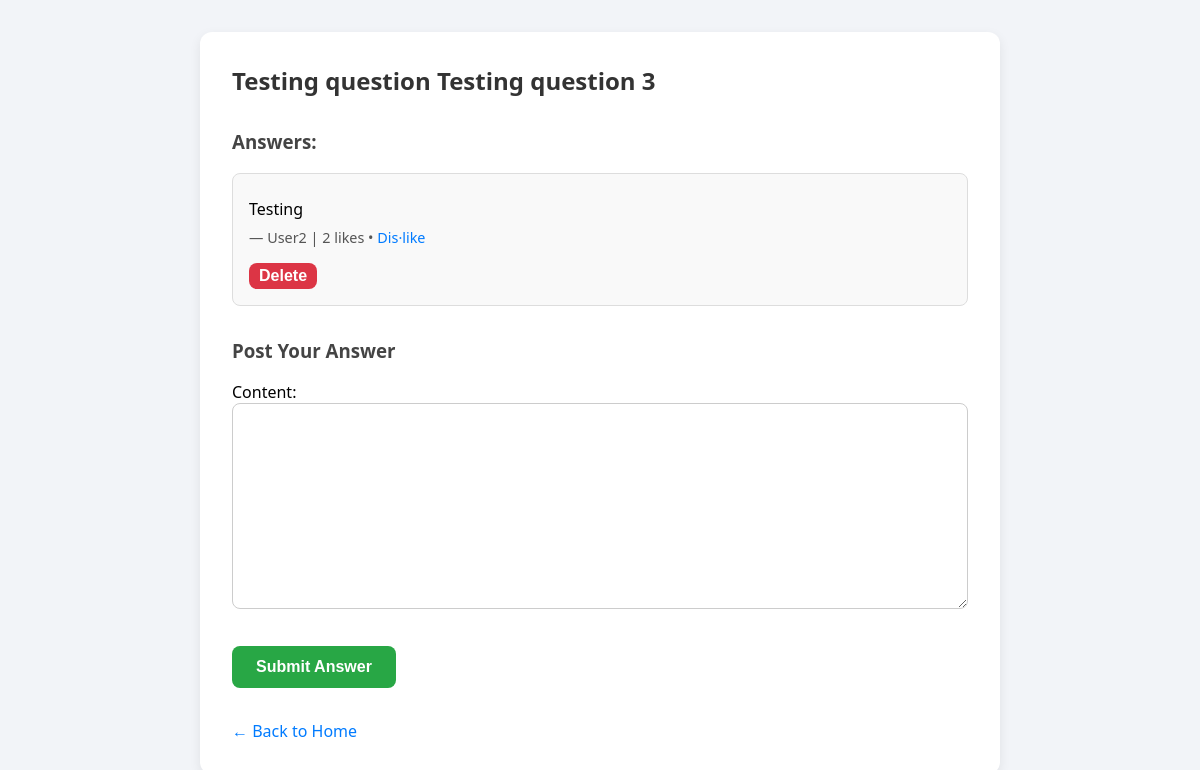
Page /question/7/ (signed in) on the committed database.
### core/models.py (models this page shows)
class Question(models.Model):
    user = models.ForeignKey(User, on_delete=models.CASCADE)
    content = models.TextField()
    created_at = models.DateTimeField(auto_now_add=True)

class Answer(models.Model):
    user = models.ForeignKey(User, on_delete=models.CASCADE)
    question = models.ForeignKey(Question, on_delete=models.CASCADE)
    content = models.TextField()
    created_at = models.DateTimeField(auto_now_add=True)
    likes = models.PositiveIntegerField(default=0)

### core/views.py (the view)
# urls.py: path('question/<int:question_id>/', views.question_detail, name='question_detail'),
@login_required
def question_detail(request, question_id):
    question = Question.objects.get(id=question_id)
    answers = Answer.objects.filter(question=question).order_by('-created_at')
    answers = get_serialized_answers(request, answers)
    if request.method == 'POST':
        form = AnswerForm(request.POST)
        if form.is_valid():
            answer = form.save(commit=False)
            answer.user = request.user
            answer.question = question
            answer.save()
            return redirect('question_detail', question_id=question_id)
    else:
        form = AnswerForm()
    return render(request, 'question_detail.html', {'question': question, 'answers': answers, 'form': form, 'current_user': request.user})

### core/forms.py
class AnswerForm(forms.ModelForm):
    class Meta:
        model = Answer
        fields = ['content']

### core/serializer.py (called while the page is built)
def get_serialized_answers(request, answers):
    serialized_answers = []
    user = request.user
    for answer in answers:
        liked = False
        if user.is_authenticated:
            liked = LikedAnswer.objects.filter(user=user, answer=answer).exists()
        serialized_answers.append({
            'id': answer.id,
            'user': answer.user.username,
            'question': answer.question.id,
            'content': answer.content,
            'created_at': answer.created_at.isoformat(),
            'likes': answer.likes,
            'liked_status': liked
        })
    return serialized_answers

### core/templates/question_detail.html (shortened to what this page needs)
<!DOCTYPE html>
<html lang="en">
  <head>
  </head>
  <body>
    <div class="container">
      <h2>{{ question.content }}</h2>
      <h3>Answers:</h3>
      {% for a in answers %}
      <div class="answer">
        <p>{{ a.content }}</p>
        <div style="justify-content: space-between">
          <div class="answer-meta">
            — {{ a.user }} | {{ a.likes }} likes •
            <a href="/like/{{ a.id }}/" class="like-link"
              >{% if a.liked_status %} Dis·like {% else %} like {% endif %}</a
            >
          </div>
          {% if a.user == current_user.username %}
            <form action="{% url 'delete_answer' a.id %}" method="post" onsubmit="return confirm('Are you sure you want to delete this question?');">
                <button class="btn btn-danger" type="submit" style="padding: 4px 10px;">Delete</button>
            </form>
          {% endif %}
        </div>
      </div>
      {% empty %}
      <p>No answers yet. Be the first to answer!</p>
      {% endfor %}
      <h3>Post Your Answer</h3>
      <form method="post">
        {% csrf_token %} {{ form.as_p }}
        <button type="submit">Submit Answer</button>
      </form>
      <a href="/" class="back-link">← Back to Home</a>
    </div>
  </body>
</html>

### core/templates/question_detail.html (style rules this page uses)
* { box-sizing: border-box; }
.btn { background-color: #007bff; color: white; padding: 0.75rem; border: none; border-radius: 8px; cursor: pointer; font-size: 1rem; transition: background-color 0.3s ease; }
.btn-danger { background-color: #dc3545; }
body { margin: 0; font-family: "Segoe UI", Tahoma, Geneva, Verdana, sans-serif; background: #f2f4f8; padding: 2rem; }
.container { max-width: 800px; margin: 0 auto; background: white; padding: 2rem; border-radius: 12px; box-shadow: 0 4px 12px rgba(0, 0, 0, 0.08); }
h2 { margin-top: 0; color: #333; }
h3 { margin-top: 2rem; color: #444; }
.answer { padding: 1rem; background-color: #f9f9f9; border: 1px solid #ddd; border-radius: 8px; margin-bottom: 1rem; }
.answer p { margin: 0.5rem 0; }
.answer-meta { font-size: 0.9rem; color: #555; }
.like-link { font-size: 0.9rem; color: #007bff; text-decoration: none; }
form { margin-top: 1rem; }
textarea, input { width: 100%; padding: 0.75rem; margin-bottom: 1rem; border: 1px solid #ccc; border-radius: 8px; font-size: 1rem; }
button { padding: 0.75rem 1.5rem; background-color: #28a745; border: none; color: white; font-size: 1rem; font-weight: bold; border-radius: 8px; cursor: pointer; transition: background 0.3s ease; }
.back-link { display: inline-block; margin-top: 2rem; text-decoration: none; color: #007bff; font-weight: 500; }

### rows in the picture
Question: content "Testing question Testing question 3"
Answer: content "Testing"

### other values in the picture
{{ a.user }} "User2"
{{ a.likes }} "2"
